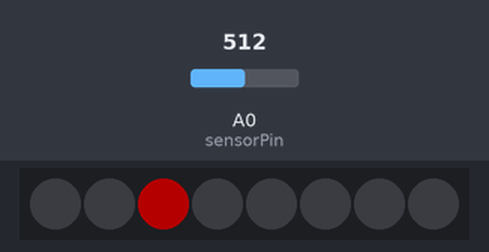
Simulated run of this sketch. Board: Arduino Uno, built with avr-gcc and run on an emulated ATmega328P. Shown: 8 RGB LEDs in strip order, left to right. Inputs (shaded band) come from the test bench; at power-on: A0 (sensorPin) = 512. Dim RGB values are drawn brighter than linear.

Above: at 1.2 s.
1.3 s: A0 (sensorPin) set to 0
At 2.4 s:
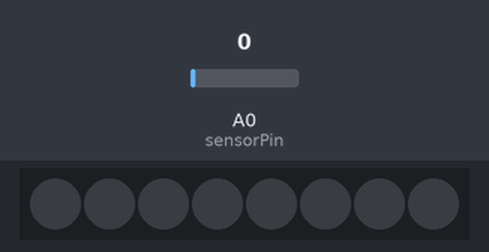
2.8 s: A0 (sensorPin) set to 122
At 3.6 s:
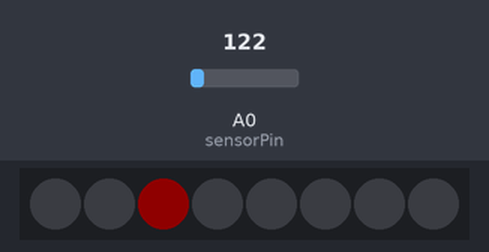
4.3 s: A0 (sensorPin) set to 306
At 4.7 s:
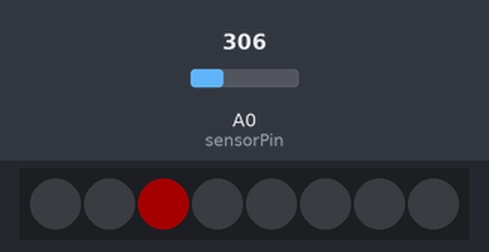
Timing chart, 0 to 7.3 s (numbered marks = the images above; inputs shaded):
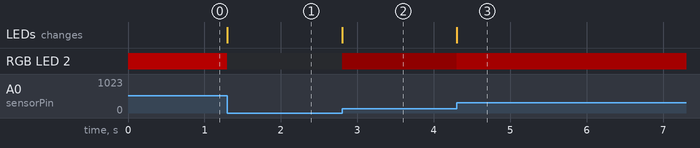

The sketch:

poti_test.ino
```cpp
#include <Adafruit_NeoPixel.h>

#define PIN 6

// Parameter 1 = number of pixels in strip
// Parameter 2 = pin number (most are valid)
// Parameter 3 = pixel type flags, add together as needed:
//   NEO_KHZ800  800 KHz bitstream (most NeoPixel products w/WS2812 LEDs)
//   NEO_KHZ400  400 KHz (classic 'v1' (not v2) FLORA pixels, WS2811 drivers)
//   NEO_GRB     Pixels are wired for GRB bitstream (most NeoPixel products)
//   NEO_RGB     Pixels are wired for RGB bitstream (v1 FLORA pixels, not v2)
Adafruit_NeoPixel strip = Adafruit_NeoPixel(8, PIN, NEO_GRB + NEO_KHZ800);

int sensorPin = A0;
int sensorValue = 0;
int sensorValueMem = 0;
int inByte = 0;         // incoming serial byte
int zaehler = 0;

void setup() {
  strip.begin();
  strip.setBrightness(0);
  strip.show(); // Initialize all pixels to 'off'
}

void loop(){
  sensorValue = analogRead(sensorPin);
      // if we get a valid byte, read analog ins:

  noInterrupts();
  strip.setBrightness(sensorValue/8);
  strip.setPixelColor(2, strip.Color(255,0,0));
  strip.show();
  interrupts();

}
```

Measured:
- after the input at 1.3 s, RGB LED 2: RGB(64, 0, 0) → off at once; the LEDs: change at once (image 1)
- after the input at 2.8 s, RGB LED 2: off → RGB(15, 0, 0) at once; the LEDs: change at once (image 2)
- after the input at 4.3 s, RGB LED 2: RGB(15, 0, 0) → RGB(38, 0, 0) at once; the LEDs: change at once (image 3)
